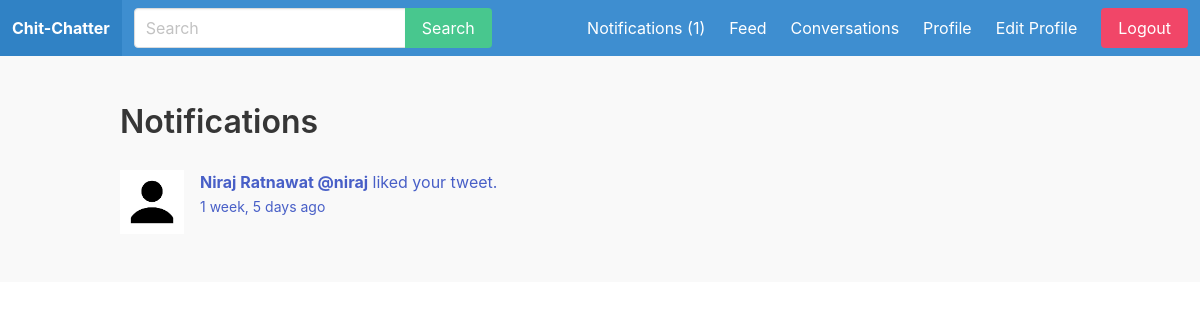
Page /notifications/ (signed in) on the earlier database version.
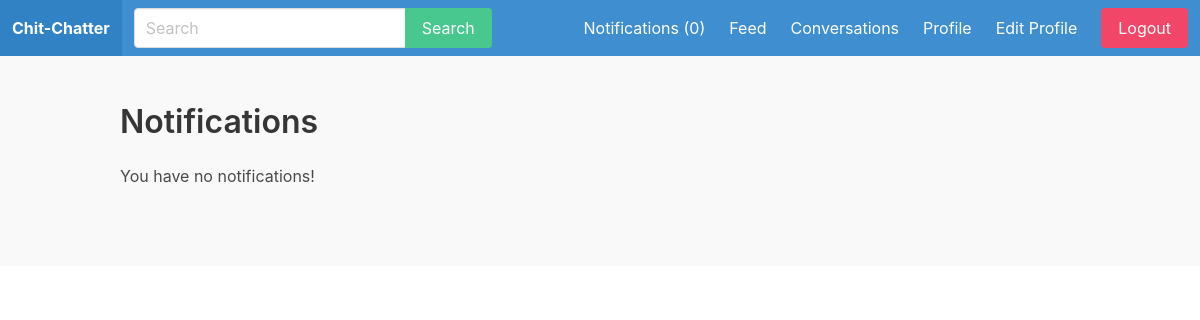
Same page on the later database version.
### apps/notification/models.py (models this page shows, shortened)
class Notification(models.Model):
  MESSAGE = 'message'
  FOLLOWER = 'follower'
  LIKE = 'like'
  MENTION = 'mention'
  CHOICES = (
    (MESSAGE, 'Message'),
    (FOLLOWER, 'Follower'),
    (LIKE, 'Like'),
    (MENTION, 'Mention'),
  )
  to_user = models.ForeignKey(User, on_delete=models.CASCADE, related_name='notifications')
  notification_type = models.CharField(max_length=20, choices=CHOICES)
  is_read = models.BooleanField(default=False)
  created_by = models.ForeignKey(User, on_delete=models.CASCADE, related_name='notification_creator')
  created_at = models.DateTimeField(auto_now_add=True)
  class Meta:
    ordering = ['-created_at']

### apps/user_profile/models.py (models this page shows, shortened)
class UserProfile(models.Model):
  user = models.OneToOneField(User, on_delete=models.CASCADE)
  follows = models.ManyToManyField('self', related_name='followed_by', symmetrical=False)  # if A follows B, B should not automatically follow back A
  avatar = models.ImageField(upload_to='uploads/', null=False, blank=False, default='uploads/default.jpg')

### apps/notification/views.py (the view, shortened to what this page needs)
# urls.py: path('notifications/', notifications, name='notifications'),
@login_required
def notifications(request):
  goto = request.GET.get('goto', '')
  notification_id = request.GET.get('id', 0)
  return render(request, 'notification/notifications.html')

### apps/notification/context_processors.py (called while the page is built)
def notifications(request):
  if request.user.is_authenticated:
    return {'notifications': request.user.notifications.filter(is_read=False)}
  else:
    return {'notifications': []}

### apps/notification/templates/notification/notifications.html (shortened to what this page needs)
{% extends 'core/base.html' %}
  {% load humanize %}
  {% block content %}
    <div class="container">
      <div class="columns">
        <div class="column is-12">
          <h1 class="title">
            Notifications
          </h1>
          {% if not notifications %}
            <p>You have no notifications!</p>
          {% endif %}
          <div class="wrapper-tweets">
            {% for notification in notifications %}
              <article class="media">
                <figure class="media-left">
                  <p class="image is-64x64">
                    {% if notification.created_by.user_profile.avatar %}
                      <img src="{{ notification.created_by.user_profile.avatar.url }}" alt="">
                    {% endif %}
                  </p>
                </figure>
                <div class="media-content">
                  <div class="content">
                    <p>
                      {% if notification.notification_type == 'message' %}
                        <a href="{% url 'notifications' %}?goto=conversation&id={{ notification.id }}">
                          <strong>{{ notification.created_by.first_name }} {{ notification.created_by.last_name }} @{{ notification.created_by.username }}</strong> sent you a message.
                          <br>
                          <small>{{ notification.created_at|naturaltime }}</small>
                        </a>
                      {% elif notification.notification_type == 'like' %}
                        <a href="{% url 'notifications' %}?goto=user_profile&id={{ notification.id }}">
                          <strong>{{ notification.created_by.first_name }} {{ notification.created_by.last_name }} @{{ notification.created_by.username }}</strong> liked your tweet.
                          <br>
                          <small>{{ notification.created_at|naturaltime }}</small>
                        </a>
                      {% endif %}
                    </p>
                  </div>
                </div>
              </article>
            {% endfor %}
          </div>
        </div>
      </div>
    </div>
  {% endblock %}

Differences in the rows shown:
no longer on this page (row edited): Notification: created_by.user_profile.avatar (placeholder picture), created_by.first_name "Niraj", created_by.last_name "Ratnawat", created_by.username "niraj", created_at "1 week, 5 days ago"
Other differences:
{{ notifications.count }}: "1" → "0"
text now shown: "You have no notifications!"
